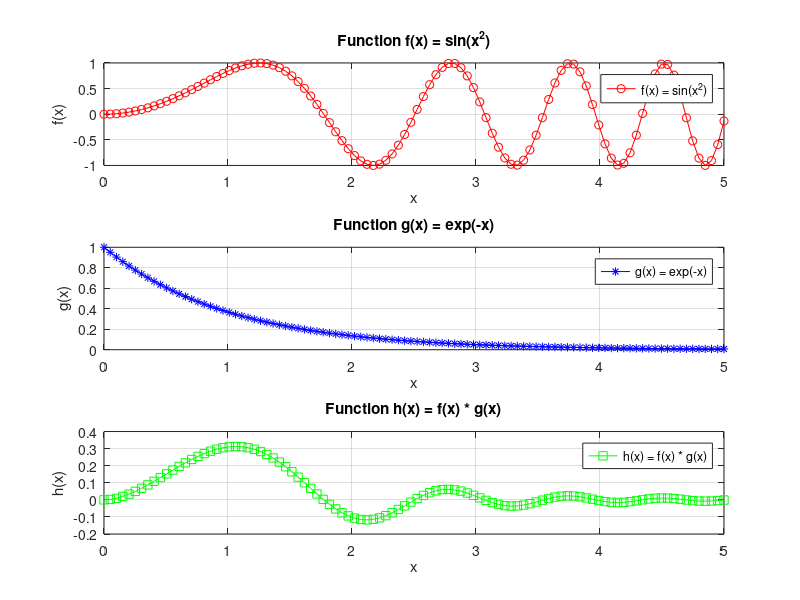

Write MATLAB code to recreate this figure.
% Exercice 7:

x = linspace(0, 5, 100);
f = sin(x.^2);
g = exp(-x);
h = f .* g;

figure;

% Subplot 1: f(x) = sin(x^2)
subplot(3, 1, 1);
plot(x, f, 'r-o');
title('Function f(x) = sin(x^2)');
xlabel('x');
ylabel('f(x)');
legend('f(x) = sin(x^2)');
grid on;

% Subplot 2: g(x) = exp(-x)
subplot(3, 1, 2);
plot(x, g, 'b-*');
title('Function g(x) = exp(-x)');
xlabel('x');
ylabel('g(x)');
legend('g(x) = exp(-x)');
grid on;

% Subplot 3: h(x) = f(x) * g(x)
subplot(3, 1, 3);
plot(x, h, 'g-s');
title('Function h(x) = f(x) * g(x)');
xlabel('x');
ylabel('h(x)');
legend('h(x) = f(x) * g(x)');
grid on;